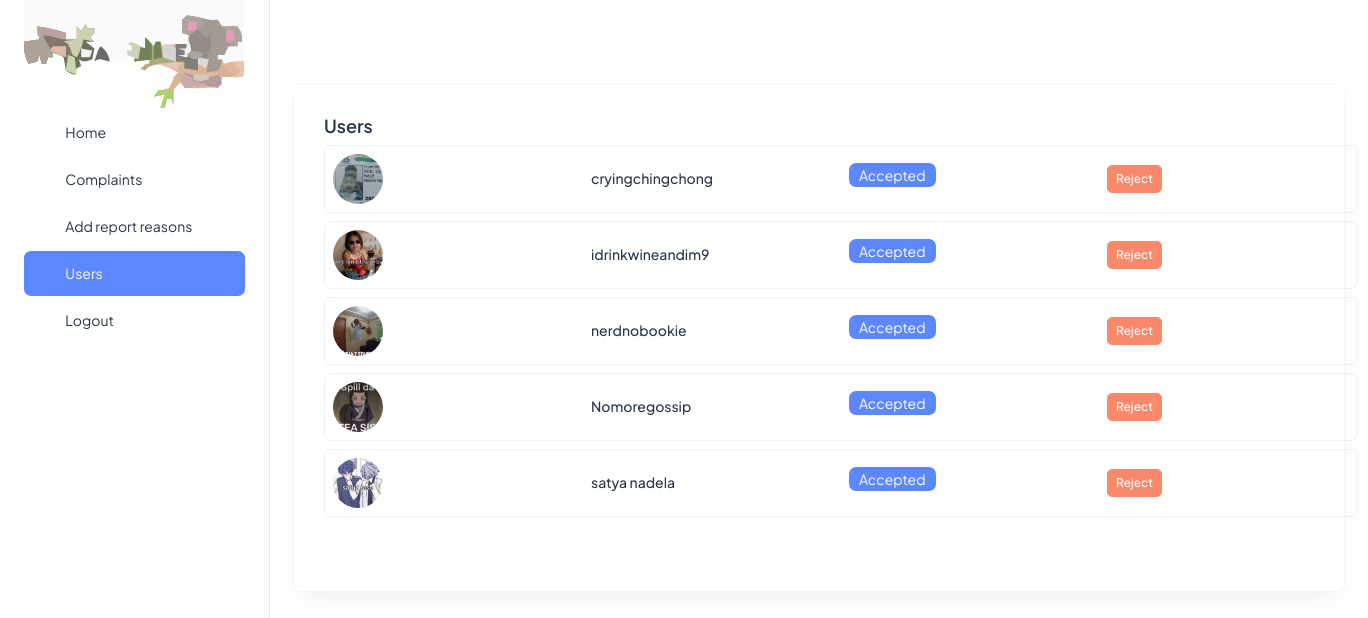
The app's page /src/admin/users.php (signed in) with its own data.
### tables this page shows
CREATE TABLE `users` (
  `id` int(11) NOT NULL,
  `name` varchar(200) NOT NULL,
  `username` varchar(50) NOT NULL,
  `password` varchar(255) NOT NULL,
  `profile_pic` varchar(100) DEFAULT NULL,
  `user_status` varchar(10) NOT NULL DEFAULT 'Accepted',
  `created_at` timestamp NOT NULL DEFAULT current_timestamp()
);

### src/dboperation.php (called while the page is built, shortened)
<?php
class dboperation
{
        public $con,$res;
function __construct()
{
        $this->con=mysqli_connect("localhost","root","","chat_app");
 }
 public function executequery($sql)
 {
        $this->res=mysqli_query($this->con,$sql);
        return $this->res;
 }
}
?>

### src/admin/users.php (the view, shortened to what this page needs)
<?php
include '../dboperation.php';
$con = new dboperation();
?>
<head>
  <link href="https://cdn.jsdelivr.net/npm/bootstrap-icons@1.10.5/font/bootstrap-icons.css" rel="stylesheet">
  <link rel="stylesheet" href="../assets/css/styles.min.css" />
  <link rel="stylesheet" href="https://cdnjs.cloudflare.com/ajax/libs/font-awesome/6.5.0/css/all.min.css">
</head>
<body>
  <div class="page-wrapper" id="main-wrapper" data-layout="vertical" data-navbarbg="skin6" data-sidebartype="full"
    data-sidebar-position="fixed" data-header-position="fixed">
    <?php
    include('./sidebar.php');
    ?>
    <div class="body-wrapper">
      <div class="container-fluid">
        <div class="row">
          <div class="col-lg-12 d-flex align-items-stretch">
            <div class="card w-100">
              <div class="card-body">
                <div class="d-sm-flex d-block align-items-center justify-content-between mb-9">
                  <div class="mb-3 mb-sm-0">
                    <h5 class="card-title fw-semibold">Users</h5>
                    <?php
                    $sql = "SELECT * FROM users order by name ASC";
                    $resquery = $con->executequery($sql);
                    if (!$resquery) {
                      echo "Error in query execution: " . mysqli_error($con->con);
                    } else {
                      $num_rows = mysqli_num_rows($resquery);
                      if ($num_rows == 0) {
                        echo "<p>No users found.</p>";
                      } else {
                        $html = '<div style="max-height: 560px; overflow-y: auto;"><table class="table table-borderless">';
                        while ($row = mysqli_fetch_assoc($resquery)) {
                          $profilePic = !empty($row['profile_pic']) ? $row['profile_pic'] : '../assets/images/profile/user-1.jpg';
                          $html .= '
        <tr class="border rounded p-1 mb-2 align-items-center w-100 d-flex" style="font-size: 0.85rem;">
          <td style="width: 250px; padding: 0.25rem;">
            <img src="' . htmlspecialchars($profilePic) . '"
                 alt="Profile"
                 class="rounded-circle"
                 width="50"
                 height="50"
                 style="object-fit: cover;">
          </td>
          <td class="ms-2 flex-grow-1 align-self-center" style="width: 250px; padding: 0.25rem;">
            <h6 class="mb-0">' . htmlspecialchars($row['name']) . '</h6>
          </td>
          <td class="ms-2 flex-grow-1 align-self-center" style="width: 250px; padding: 0.25rem;">
            <h6 class="badge bg-primary rounded">' . htmlspecialchars($row['user_status']) . '</h6>
          </td>';
                          if ($row['user_status'] == 'Accepted') {
                            $html .= '
          <td class="ms-2 flex-grow-1 align-self-center" style="width: 250px; padding: 0.25rem;">
            <button class="btn btn-danger btn-sm" onclick="changestatus(\'Reject\', ' . $row['id'] . ')" style="font-size: 0.75rem; padding: 0.25rem 0.5rem;">Reject</button>
          </td>';
                          } else {
                            $html .= '<td class="ms-2 flex-grow-1 align-self-center" style="width: 250px; padding: 0.25rem;">
            <button class="btn btn-success btn-sm"  onclick="changestatus(\'Accepted\', ' . $row['id'] . ')" style="font-size: 0.75rem; padding: 0.25rem 0.5rem;">Accept</button>
          </td>';
                          }
                          $html .= '
        </tr>';
                        }
                        $html .= '</table></div>';
                        echo $html;
                      }
                    }
                    ?>
                  </div>
                </div>
              </div>
            </div>
          </div>
        </div>
      </div>
    </div>
  </div>
</body>
</html>

### records on screen
users: profile_pic (picture), name "cryingchingchong", user_status "Accepted"
users: profile_pic (picture), name "idrinkwineandim9", user_status "Accepted"
users: profile_pic (picture), name "nerdnobookie", user_status "Accepted"
users: profile_pic (picture), name "Nomoregossip", user_status "Accepted"
users: profile_pic (picture), name "satya nadela", user_status "Accepted"
